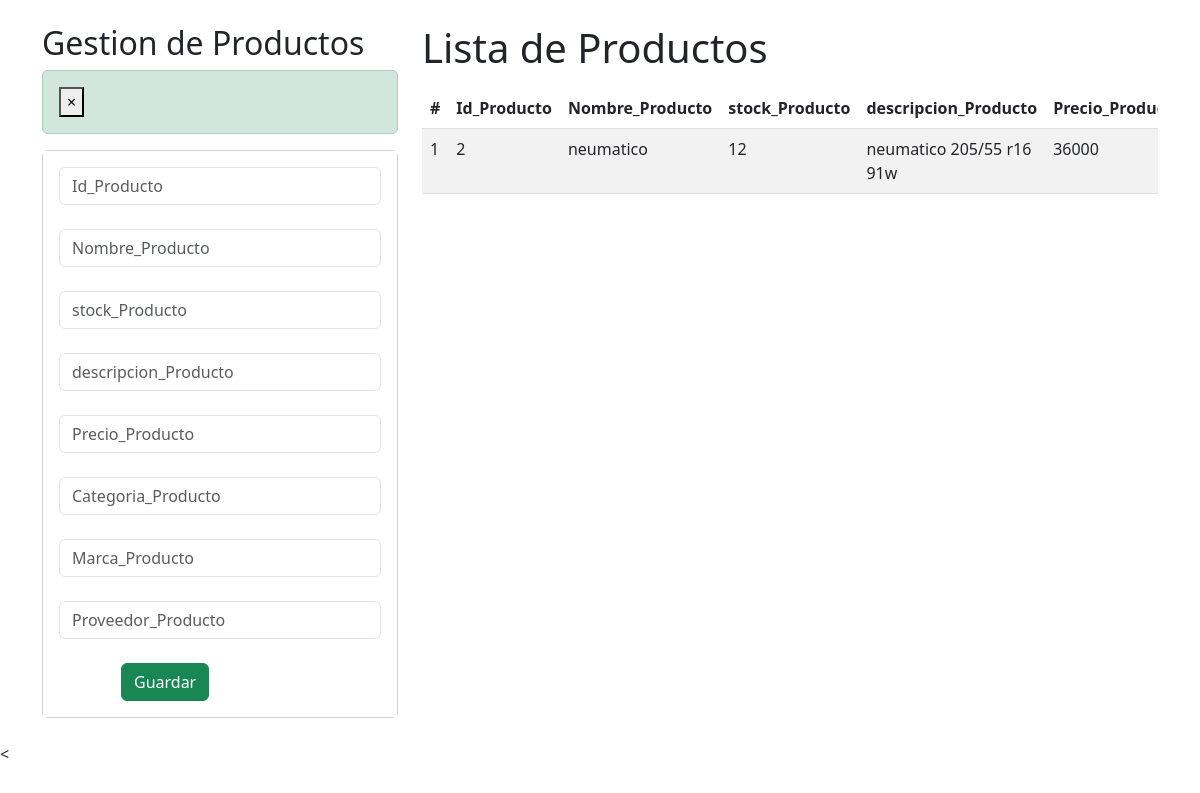
Page /crud_productos/ on the committed database.
### API_Rest/models.py (models this page shows, shortened)
class Producto(models.Model):
    Id_Producto = models.CharField(primary_key=True, max_length=7)
    Nombre_Producto = models.CharField(max_length=30)
    stock_Producto = models.IntegerField()
    descripcion_Producto = models.CharField(max_length=100)
    Precio_Producto = models.IntegerField()
    Categoria_Producto = models.CharField(max_length=30)
    Marca_Producto = models.CharField(max_length=30)
    Proveedor_Producto = models.CharField(max_length=40)
    habilitado = models.BooleanField(default=True)

### API_Rest/views.py (the view)
# urls.py: path("crud_productos/", crud_productos, name="crud_productos"),
def crud_productos(request):
    productos = Producto.objects.all()
    return render(request, "core/crud_productos.html", {"productos": productos})

### API_Rest/templates/core/crud_productos.html (shortened to what this page needs)
<!DOCTYPE html>
<html>
  {% load static %}
  <head>
    <link href="https://cdn.jsdelivr.net/npm/bootstrap@5.3.0/dist/css/bootstrap.min.css" rel="stylesheet">
  </head>
    <body>
        <div id="cont_fondo">
            <div class="container py-4">
                <div class="row">
                    <div class="col-sm-12 col-md-6 col-lg-4 col-xl-4">
                        <h2>Gestion de Productos</h2>
                        <div class="alert alert-dismissible alert-success">
                            <button type="button" class="close" data-dismiss="alert">&times;</button>
                        </div>
                        <div class="card">
                            <div class="card-body" style="background-color: white;">
                                <form action="/registrarProductos/" method="POST">{% csrf_token %}
                                    <div class="form-group">
                                        <input type="text" id="txtId_Producto" name="txtId_Producto" class="form-control" placeholder="Id_Producto" minlength="1" maxlength="7" required>
                                        <br>
                                        <input type="text" id="txtNombre_Producto" name="txtNombre_Producto" class="form-control" placeholder="Nombre_Producto" minlength="4"  maxlength="30" required>
                                        <br>
                                        <input type="number" id="txtstock_Producto" name="txtstock_Producto" class="form-control" placeholder="stock_Producto" minlength="4" maxlength="10" required>
                                        <br>
                                        <input type="text" id="txtdescripcion_Producto" name="txtdescripcion_Producto" class="form-control" placeholder="descripcion_Producto" minlength="10" maxlength="100" required>
                                        <br>
                                        <input type="number" id="txtPrecio_Producto" name="txtPrecio_Producto" class="form-control" placeholder="Precio_Producto" minlength="4" maxlength="9" required>
                                        <br>
                                        <input type="text" id="txtCategoria_Producto" name="txtCategoria_Producto" class="form-control" placeholder="Categoria_Producto" minlength="8" maxlength="30" required>
                                        <br>
                                        <input type="text" id="txtMarca_Producto" name="txtMarca_Producto" class="form-control" placeholder="Marca_Producto" minlength="6" maxlength="30" required>
                                        <br>
                                        <input type="text" id="txtProveedor_Producto" name="txtProveedor_Producto" class="form-control" placeholder="Proveedor_Producto" minlength="10" maxlength="40" required>
                                    </div>
                                    <br>
                                    <div class="row" style="margin-left: 50px; display: flex;">
                                        <div class="form-group">
                                            <button type="submit" class="btn btn-success btn-block text-white">Guardar</button>
                                        </div>
                                        <br>
                                    </div>
                                </form>
                            </div>
                        </div>
                    </div>
                    <div class="col-sm-12 col-md-6 col-lg-8 col-xl-8">
                        <h1>Lista de Productos</h1>
                        <div class="table-responsive py-2">
                            <table class="table table-striped">
                                <thead>
                                    <tr>
                                        <th>#</th>
                                        <th>Id_Producto</th>
                                        <th>Nombre_Producto</th>
                                        <th>stock_Producto</th>
                                        <th>descripcion_Producto</th>
                                        <th>Precio_Producto</th>
                                    </tr>
                                </thead>
                                <tbody>
                                    {% for p in productos %}
                                    <tr>
                                        <td>{{forloop.counter}}</td>
                                        <td>{{p.Id_Producto}}</td>
                                        <td>{{p.Nombre_Producto}}</td>
                                        <td>{{p.stock_Producto}}</td>
                                        <td>{{p.descripcion_Producto}}</td>
                                        <td>{{p.Precio_Producto}}</td>
                                    </tr>
                                    {% endfor %}
                                </tbody>
                            </table>
                        </div>
                    </div>
                </div>
            </div>
        </div>
    </body>
    <<script src="{% static 'js/Mensaje_Crud.js' %}"></script>
</body>
</html>

### rows in the picture
Producto: Id_Producto "2", Nombre_Producto "neumatico", stock_Producto "12", descripcion_Producto "neumatico 205/55 r16 91w", Precio_Producto "36000"
